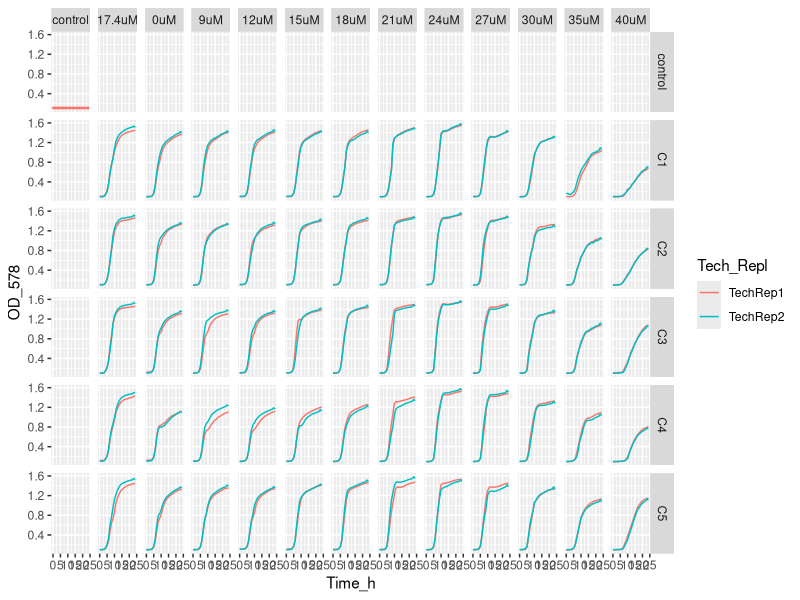
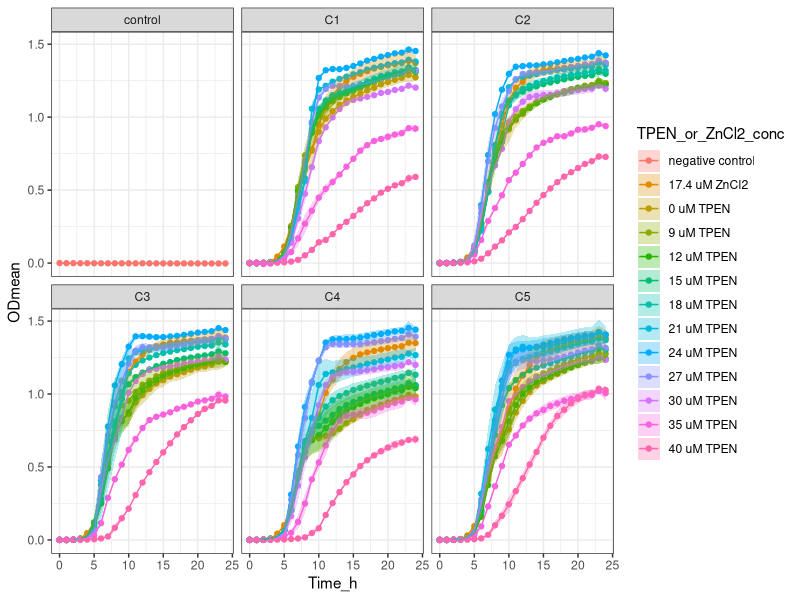

Generate these figures, in order, with R:
setwd("~/ITQB/Plate readings/Exp41_sarela_2plates_05062024")

library(tidyverse)

library(readxl)
Exp41 <- Exp41_2plates_05062024 <- read_excel("Exp41_2plates_05062024_final_final.xlsx")
View(Exp41) 

Exp41_v1 <- Exp41 %>%
  pivot_longer(names_to = "Condition", values_to = "OD_578", cols = -Time_h)
Exp41_v1
View(Exp41_v1)


Exp41_v2 <- separate(Exp41_v1, Condition, 
                     c("Community",
                       "Transfer_medium",
                       "Zn_condition", 
                       "Tech_Repl",
                       "Biol_Repl",
                       "TPEN_or_ZnCl2_conc",
                       "Well_number"), 
                     sep = "_", remove = FALSE,
                     convert = FALSE)
View(Exp41_v2)

Exp41_v2$OD_578 <- as.numeric (Exp41_v2$OD_578) #Because OD_578 values are character

Exp41_v2$TPEN_or_ZnCl2_conc <- factor(Exp41_v2$TPEN_or_ZnCl2_conc, levels = c("nodrug",
                                                                              "1.74",
                                                                              "0",
                                                                              "1.8",
                                                                              "2.4",
                                                                              "3.0",
                                                                              "3.6",
                                                                              "4.2",
                                                                              "4.8",
                                                                              "5.4",
                                                                              "6.0",
                                                                              "7.0",
                                                                              "8.0"))

Exp41_v2 <- Exp41_v2 %>% mutate(TPEN_or_ZnCl2_conc = recode (TPEN_or_ZnCl2_conc,
                                                             "nodrug" = "control",
                                                             "1.74" = "17.4uM",
                                                             "0" = "0uM",
                                                             "1.8" = "9uM",
                                                             "2.4" = "12uM",
                                                             "3.0" = "15uM",
                                                             "3.6" = "18uM",
                                                             "4.2" = "21uM",
                                                             "4.8" = "24uM",
                                                             "5.4" = "27uM",
                                                             "6.0" = "30uM",
                                                             "7.0" = "35uM",
                                                             "8.0" = "40uM"))


Exp41_v2$Community <- factor(Exp41_v2$Community, levels = c("control",
                                                            "C1",
                                                            "C2",
                                                            "C3",
                                                            "C4",
                                                            "C5"))

Exp41_v2 %>%
  ggplot(aes(x= Time_h, y=OD_578, color = Tech_Repl)) +
  geom_line() +
  facet_grid (Community ~ TPEN_or_ZnCl2_conc)


Exp41_v3<- Exp41_v2 %>% group_by(Community, Transfer_medium, Zn_condition, Tech_Repl, Biol_Repl, Well_number) %>%
  mutate(blank = Time_h ==0)


View(Exp41_v3)

Exp41_v4 <- Exp41_v3 %>%
  group_by(Community, Transfer_medium, Zn_condition, Tech_Repl, Biol_Repl, Well_number) %>%
  mutate(OD = OD_578 - OD_578[blank]) %>%
  ungroup()


View(Exp41_v4)

#Obtain the mean and sd
Exp41_v5 <- Exp41_v4 %>% group_by(Time_h, Community, TPEN_or_ZnCl2_conc, Zn_condition) %>%
  summarise(ODmean = mean(OD), sdOD = sd(OD), n())

Exp41_v5$Community <- factor(Exp41_v5$Community, levels = c("control",
                                                            "C1",
                                                            "C2",
                                                            "C3",
                                                            "C4",
                                                            "C5"))


Exp41_v5 <- Exp41_v5 %>% mutate(TPEN_or_ZnCl2_conc =  recode (TPEN_or_ZnCl2_conc,
                                                              "control" = "negative control",
                                                              "17.4uM" = "17.4 uM ZnCl2",
                                                              "0uM" = "0 uM TPEN",
                                                              "9uM" = "9 uM TPEN",
                                                              "12uM" = "12 uM TPEN",
                                                              "15uM" = "15 uM TPEN",
                                                              "18uM" = "18 uM TPEN",
                                                              "21uM" = "21 uM TPEN",
                                                              "24uM" = "24 uM TPEN",
                                                              "27uM" = "27 uM TPEN",
                                                              "30uM" = "30 uM TPEN",
                                                              "35uM" = "35 uM TPEN",
                                                              "40uM" = "40 uM TPEN"))




Exp41_v5  %>% ggplot(aes(x = Time_h,
                         y = ODmean,
                         color = TPEN_or_ZnCl2_conc,
                         fill = TPEN_or_ZnCl2_conc
)) +
  geom_point() +
  geom_line() +
  geom_ribbon(aes(ymin=ODmean-sdOD, ymax=ODmean+sdOD),
              alpha = 0.3, colour = NA) +
  facet_wrap (Community ~ .) +
  theme_bw()
